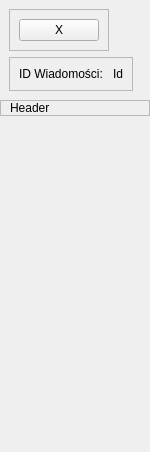
          <widget class="QWidget" name="scrollAreaWidgetContents_2">
           <property name="geometry">
            <rect>
             <x>0</x>
             <y>0</y>
             <width>150</width>
             <height>452</height>
            </rect>
           </property>
           <layout class="QVBoxLayout" name="verticalLayout_29" stretch="0,1,0">
            <property name="spacing">
             <number>0</number>
            </property>
            <property name="leftMargin">
             <number>0</number>
            </property>
            <property name="topMargin">
             <number>0</number>
            </property>
            <property name="rightMargin">
             <number>0</number>
            </property>
            <property name="bottomMargin">
             <number>0</number>
            </property>
            <item>
             <widget class="QWidget" name="widget_11" native="true">
              <property name="sizePolicy">
               <sizepolicy hsizetype="Fixed" vsizetype="Fixed">
                <horstretch>0</horstretch>
                <verstretch>0</verstretch>
               </sizepolicy>
              </property>
              <layout class="QVBoxLayout" name="verticalLayout_30">
               <item>
                <widget class="QFrame" name="frame_6">
                 <property name="sizePolicy">
                  <sizepolicy hsizetype="Fixed" vsizetype="Fixed">
                   <horstretch>0</horstretch>
                   <verstretch>0</verstretch>
                  </sizepolicy>
                 </property>
                 <property name="layoutDirection">
                  <enum>Qt::LayoutDirection::LeftToRight</enum>
                 </property>
                 <property name="frameShape">
                  <enum>QFrame::Shape::StyledPanel</enum>
                 </property>
                 <property name="frameShadow">
                  <enum>QFrame::Shadow::Raised</enum>
                 </property>
                 <layout class="QHBoxLayout" name="horizontalLayout_25">
                  <item>
                   <widget class="QPushButton" name="hiddenHederWindowBtn">
                    <property name="text">
                     <string>X</string>
                    </property>
                   </widget>
                  </item>
                 </layout>
                </widget>
               </item>
               <item>
                <widget class="QFrame" name="frame_4">
                 <property name="sizePolicy">
                  <sizepolicy hsizetype="Fixed" vsizetype="Fixed">
                   <horstretch>0</horstretch>
                   <verstretch>0</verstretch>
                  </sizepolicy>
                 </property>
                 <property name="autoFillBackground">
                  <bool>false</bool>
                 </property>
                 <property name="frameShape">
                  <enum>QFrame::Shape::StyledPanel</enum>
                 </property>
                 <property name="frameShadow">
                  <enum>QFrame::Shadow::Raised</enum>
                 </property>
                 <layout class="QHBoxLayout" name="horizontalLayout_20">
                  <item>
                   <widget class="QLabel" name="label_21">
                    <property name="sizePolicy">
                     <sizepolicy hsizetype="Fixed" vsizetype="Fixed">
                      <horstretch>0</horstretch>
                      <verstretch>0</verstretch>
                     </sizepolicy>
                    </property>
                    <property name="text">
                     <string>ID Wiadomości: </string>
                    </property>
                   </widget>
                  </item>
                  <item>
                   <widget class="QLabel" name="idEmailHeaderLabel">
                    <property name="sizePolicy">
                     <sizepolicy hsizetype="Fixed" vsizetype="Fixed">
                      <horstretch>0</horstretch>
                      <verstretch>0</verstretch>
                     </sizepolicy>
                    </property>
                    <property name="text">
                     <string>Id</string>
                    </property>
                   </widget>
                  </item>
                 </layout>
                </widget>
               </item>
              </layout>
             </widget>
            </item>
            <item>
             <widget class="QFrame" name="frame_5">
              <property name="sizePolicy">
               <sizepolicy hsizetype="Expanding" vsizetype="Fixed">
                <horstretch>0</horstretch>
                <verstretch>0</verstretch>
               </sizepolicy>
              </property>
              <property name="frameShape">
               <enum>QFrame::Shape::StyledPanel</enum>
              </property>
              <property name="frameShadow">
               <enum>QFrame::Shadow::Raised</enum>
              </property>
              <layout class="QHBoxLayout" name="horizontalLayout">
               <property name="spacing">
                <number>0</number>
               </property>
               <property name="topMargin">
                <number>0</number>
               </property>
               <property name="rightMargin">
                <number>0</number>
               </property>
               <property name="bottomMargin">
                <number>0</number>
               </property>
               <item>
                <widget class="QLabel" name="headerEmailLabel">
                 <property name="layoutDirection">
                  <enum>Qt::LayoutDirection::RightToLeft</enum>
                 </property>
                 <property name="text">
                  <string>Header</string>
                 </property>
                 <property name="wordWrap">
                  <bool>true</bool>
                 </property>
                 <property name="textInteractionFlags">
                  <set>Qt::TextInteractionFlag::LinksAccessibleByMouse|Qt::TextInteractionFlag::TextSelectableByMouse</set>
                 </property>
                </widget>
               </item>
              </layout>
             </widget>
            </item>
            <item>
             <spacer name="verticalSpacer_4">
              <property name="orientation">
               <enum>Qt::Orientation::Vertical</enum>
              </property>
              <property name="sizeHint" stdset="0">
               <size>
                <width>20</width>
                <height>40</height>
               </size>
              </property>
             </spacer>
            </item>
           </layout>
          </widget>
